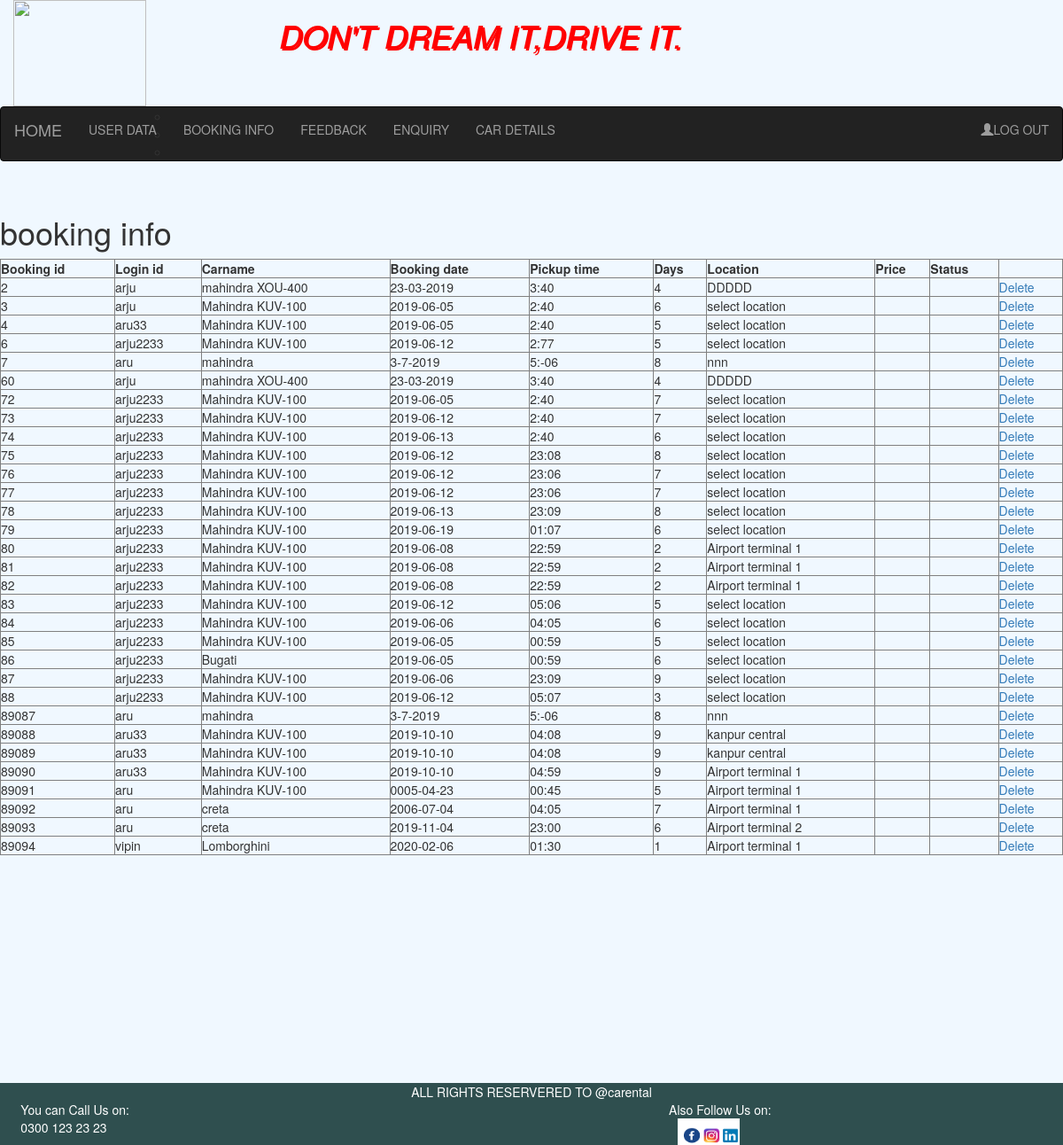
Screenshot of /adminbooking.php with the database file from the repository.
### tables this page shows
CREATE TABLE IF NOT EXISTS `booking` (
  `bookingid` int(11) NOT NULL AUTO_INCREMENT,
  `logid` varchar(20) NOT NULL,
  `carname` varchar(20) NOT NULL,
  `bookingdate` varchar(20) NOT NULL,
  `pickuptime` varchar(20) NOT NULL,
  `days` int(11) NOT NULL,
  `location` varchar(20) NOT NULL,
  `price` varchar(20) NOT NULL,
  `status` varchar(50) NOT NULL,
  PRIMARY KEY (`bookingid`)
);

### adminbooking.php (the view, shortened to what this page needs)
<!DOCTYPE html>
<html>
    <head>
        <link href="http://maxcdn.bootstrapcdn.com/bootstrap/3.4.0/css/bootstrap.min.css" rel="stylesheet" type="text/css"/>
    </head>
    <body style="background-color: aliceblue">
        <div class="container-fluid">
        <?php
        include ("adminheader.php");
        ?>
        <div class="row" >
            <div class="col-sm-12" style="height: 1000px">
                <h1> booking info</h1>
                <?php
                 $link=mysqli_connect(HOST,USERNAME,PASSWORD,DBNAME);
                 $result=mysqli_query($link,"select * from booking");
                 if(mysqli_affected_rows($link)>0)
                 {
                 echo "<table border='1'width='100%'>";
                 echo"<tr><th>Booking id</th><th>Login id</th><th>Carname</th><th>Booking date</th><th>Pickup time</th><th>Days</th><th>Location</th><th>Price</th><th>Status</th><th></th></tr>";
                 while($row=mysqli_fetch_assoc($result))
                 {
                    $r1=$row['bookingid'];
                    $r2=$row['logid'];
                    $r3=$row['carname'];
                    $r4=$row['bookingdate'];
                    $r5=$row['pickuptime'];
                    $r6=$row['days'];
                    $r7=$row['location'];
                  echo "<tr>";
                  echo "<td>$r1</td>";
                  echo "<td>$r2</td>";
                  echo "<td>$r3</td>";
                  echo "<td>$r4</td>";
                  echo "<td>$r5</td>";
                  echo "<td>$r6</td>";
                  echo "<td>$r7</td>";
                  echo "<td></td>";
                  echo "<td></td>";
                  echo "<td><a href='deleteadminbooking.php?id=$r1'>Delete</a></td>";
                  echo "</tr>";
                 }
                 echo"</table>";
                 }
                 else
                 {
                  echo "<h4>no record found</h4>";
              }
               ?>
        </div>
    </div>
        <?php
        include ("footer.php");
        ?>
    </body>
</html>

### rows the page displays
booking: bookingid "2", logid "arju", carname "mahindra XOU-400", bookingdate "23-03-2019", pickuptime "3:40", days "4", location "DDDDD"
booking: bookingid "3", logid "arju", carname "Mahindra KUV-100", bookingdate "2019-06-05", pickuptime "2:40", days "6", location "select location"
booking: bookingid "4", logid "aru33", carname "Mahindra KUV-100", bookingdate "2019-06-05", pickuptime "2:40", days "5", location "select location"
booking: bookingid "6", logid "arju2233", carname "Mahindra KUV-100", bookingdate "2019-06-12", pickuptime "2:77", days "5", location "select location"
booking: bookingid "7", logid "aru", carname "mahindra", bookingdate "3-7-2019", pickuptime "5:-06", days "8", location "nnn"
booking: bookingid "60", logid "arju", carname "mahindra XOU-400", bookingdate "23-03-2019", pickuptime "3:40", days "4", location "DDDDD"
booking: bookingid "72", logid "arju2233", carname "Mahindra KUV-100", bookingdate "2019-06-05", pickuptime "2:40", days "7", location "select location"
booking: bookingid "73", logid "arju2233", carname "Mahindra KUV-100", bookingdate "2019-06-12", pickuptime "2:40", days "7", location "select location"
booking: bookingid "74", logid "arju2233", carname "Mahindra KUV-100", bookingdate "2019-06-13", pickuptime "2:40", days "6", location "select location"
booking: bookingid "75", logid "arju2233", carname "Mahindra KUV-100", bookingdate "2019-06-12", pickuptime "23:08", days "8", location "select location"
booking: bookingid "76", logid "arju2233", carname "Mahindra KUV-100", bookingdate "2019-06-12", pickuptime "23:06", days "7", location "select location"
booking: bookingid "77", logid "arju2233", carname "Mahindra KUV-100", bookingdate "2019-06-12", pickuptime "23:06", days "7", location "select location"
booking: bookingid "78", logid "arju2233", carname "Mahindra KUV-100", bookingdate "2019-06-13", pickuptime "23:09", days "8", location "select location"
booking: bookingid "79", logid "arju2233", carname "Mahindra KUV-100", bookingdate "2019-06-19", pickuptime "01:07", days "6", location "select location"
booking: bookingid "80", logid "arju2233", carname "Mahindra KUV-100", bookingdate "2019-06-08", pickuptime "22:59", days "2", location "Airport terminal 1"
booking: bookingid "81", logid "arju2233", carname "Mahindra KUV-100", bookingdate "2019-06-08", pickuptime "22:59", days "2", location "Airport terminal 1"
booking: bookingid "82", logid "arju2233", carname "Mahindra KUV-100", bookingdate "2019-06-08", pickuptime "22:59", days "2", location "Airport terminal 1"
booking: bookingid "83", logid "arju2233", carname "Mahindra KUV-100", bookingdate "2019-06-12", pickuptime "05:06", days "5", location "select location"
booking: bookingid "84", logid "arju2233", carname "Mahindra KUV-100", bookingdate "2019-06-06", pickuptime "04:05", days "6", location "select location"
booking: bookingid "85", logid "arju2233", carname "Mahindra KUV-100", bookingdate "2019-06-05", pickuptime "00:59", days "5", location "select location"
booking: bookingid "86", logid "arju2233", carname "Bugati", bookingdate "2019-06-05", pickuptime "00:59", days "6", location "select location"
booking: bookingid "87", logid "arju2233", carname "Mahindra KUV-100", bookingdate "2019-06-06", pickuptime "23:09", days "9", location "select location"
booking: bookingid "88", logid "arju2233", carname "Mahindra KUV-100", bookingdate "2019-06-12", pickuptime "05:07", days "3", location "select location"
booking: bookingid "89087", logid "aru", carname "mahindra", bookingdate "3-7-2019", pickuptime "5:-06", days "8", location "nnn"
booking: bookingid "89088", logid "aru33", carname "Mahindra KUV-100", bookingdate "2019-10-10", pickuptime "04:08", days "9", location "kanpur central"
booking: bookingid "89089", logid "aru33", carname "Mahindra KUV-100", bookingdate "2019-10-10", pickuptime "04:08", days "9", location "kanpur central"
booking: bookingid "89090", logid "aru33", carname "Mahindra KUV-100", bookingdate "2019-10-10", pickuptime "04:59", days "9", location "Airport terminal 1"
booking: bookingid "89091", logid "aru", carname "Mahindra KUV-100", bookingdate "0005-04-23", pickuptime "00:45", days "5", location "Airport terminal 1"
booking: bookingid "89092", logid "aru", carname "creta", bookingdate "2006-07-04", pickuptime "04:05", days "7", location "Airport terminal 1"
booking: bookingid "89093", logid "aru", carname "creta", bookingdate "2019-11-04", pickuptime "23:00", days "6", location "Airport terminal 2"
booking: bookingid "89094", logid "vipin", carname "Lomborghini", bookingdate "2020-02-06", pickuptime "01:30", days "1", location "Airport terminal 1"
